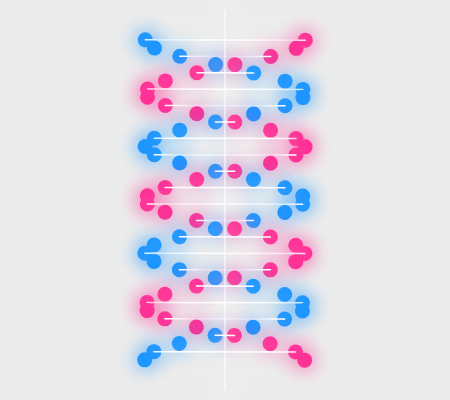
Frame 1 (no input)
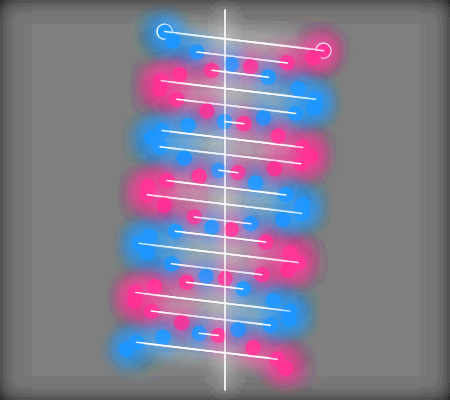
Frame 60 (no input)
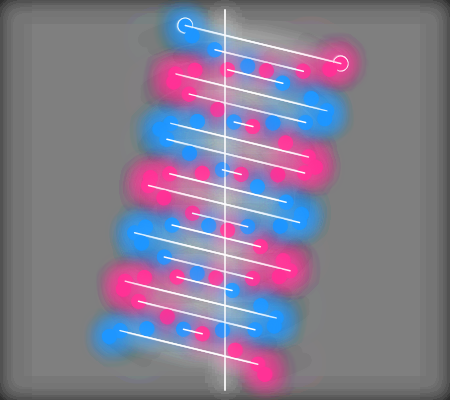
Frame 120 (the mouse pressed at the canvas centre since frame 60)

The p5.js sketch that drew these frames (run headless with seeded random() and noise() and a simulated clock; from frame 60 on, the mouse is pressed at the canvas centre):

// p5.js sketch
// ── sketch.js
let dnaRotation = 0;

        function setup() {
            createCanvas(450, 400);
            noStroke();
        }

        function draw() {
            background(0, 0, 0, 20); // Полупрозрачный для эффекта шлейфа
            
            // Центр экрана
            const centerX = width / 2;
            const centerY = height / 2;
            
            // Параметры ДНК (адаптивные к размеру экрана)
            const dnaLength = min(width, height) * 0.8;
            const segments = 40;
            const spiralRadius = min(width, height) * 0.2;
            
            // Неоновые цвета
            const blue = color(30, 150, 255);
            const pink = color(255, 50, 150);
            const white = color(255);
            
            // Эффект свечения
            drawingContext.shadowBlur = 20;
            
            // Медленное вращение
            dnaRotation += 0.002;
            
            // Рисуем ДНК
            push();
            translate(centerX, centerY);
            rotate(dnaRotation);
            
            // Спирали ДНК
            for (let i = 0; i < segments; i++) {
                const y = map(i, 0, segments-1, -dnaLength/2, dnaLength/2);
                const angle = map(i, 0, segments-1, 0, TWO_PI * 3);
                
                // Левая спираль
                const x1 = -spiralRadius * cos(angle);
                drawingContext.shadowColor = blue;
                fill(blue);
                ellipse(x1, y, 15, 15);
                
                // Правая спираль
                const x2 = spiralRadius * cos(angle);
                drawingContext.shadowColor = pink;
                fill(pink);
                ellipse(x2, y, 15, 15);
                
                // Соединения между спиралями
                if (i % 2 === 0) {
                    drawingContext.shadowColor = white;
                    stroke(white);
                    strokeWeight(1.5);
                    line(x1, y, x2, y);
                    noStroke();
                }
            }
            pop();
            
            // Центральная ось
            drawingContext.shadowColor = white;
            stroke(white);
            strokeWeight(1);
            line(centerX, centerY - dnaLength/2 - 30, centerX, centerY + dnaLength/2 + 30);
        }

        function windowResized() {
            resizeCanvas(windowWidth, windowHeight);
        }
